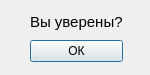
<?xml version="1.0" encoding="UTF-8"?>
<ui version="4.0">
 <class>Dialog</class>
 <widget class="QDialog" name="Dialog">
  <property name="geometry">
   <rect>
    <x>0</x>
    <y>0</y>
    <width>150</width>
    <height>75</height>
   </rect>
  </property>
  <property name="maximumSize">
   <size>
    <width>175</width>
    <height>100</height>
   </size>
  </property>
  <property name="windowTitle">
   <string>Взлом КАЗИНО</string>
  </property>
  <property name="windowIcon">
   <iconset>
    <activeon>../../Downloads/105250.png</activeon>
   </iconset>
  </property>
  <widget class="QWidget" name="">
   <property name="geometry">
    <rect>
     <x>30</x>
     <y>10</y>
     <width>93</width>
     <height>52</height>
    </rect>
   </property>
   <layout class="QVBoxLayout" name="verticalLayout">
    <item>
     <widget class="QLabel" name="label">
      <property name="font">
       <font>
        <pointsize>11</pointsize>
       </font>
      </property>
      <property name="text">
       <string>Вы уверены?</string>
      </property>
     </widget>
    </item>
    <item>
     <widget class="QPushButton" name="pushButton">
      <property name="text">
       <string>ОК</string>
      </property>
     </widget>
    </item>
   </layout>
  </widget>
 </widget>
 <resources/>
 <connections/>
</ui>
